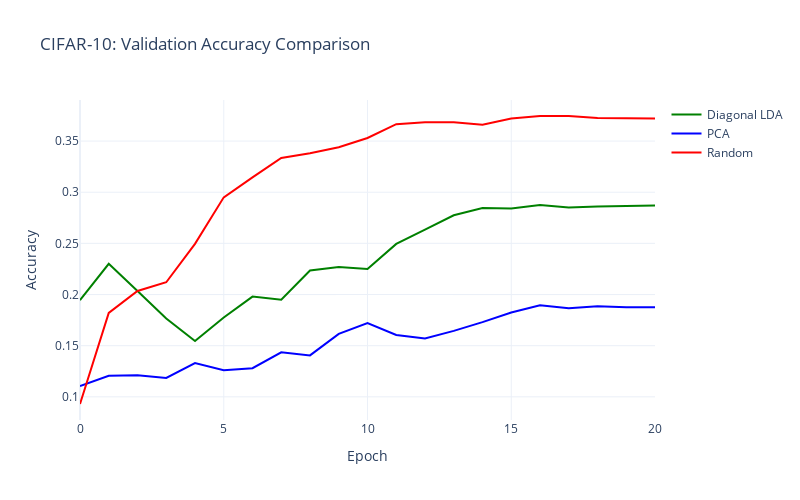

This figure's notebook cell:
### Code cell
print("Training randomly initialized CIFAR-10 model for comparison...")
model_cifar_random = Model.from_config(
    d_input=3072, d_hidden=256, d_output=10, n_layer=1, epochs=20
).to(device)

# Compute initial validation accuracy for random model (before training)
model_cifar_random.eval()
with torch.no_grad():
    val_logits_random = model_cifar_random(test_cifar_ds.x)
    val_preds_random = val_logits_random.argmax(dim=-1)
    initial_val_acc_random = (val_preds_random == test_cifar_ds.y).float().mean().item()
    initial_val_loss_random = model_cifar_random.criterion(
        val_logits_random, test_cifar_ds.y
    ).item()

print(f"Random model initial validation accuracy: {initial_val_acc_random * 100:.2f}%")

metrics_cifar_random = model_cifar_random.fit(train_cifar_ds, test_cifar_ds)
print(
    f"Random initialization final validation accuracy: {metrics_cifar_random['val/acc'].iloc[-1]:.3f}"
)

# Prepend initial metrics to random model dataframe

initial_metrics_random = pd.DataFrame(
    [
        {
            "train/loss": float("nan"),
            "train/acc": float("nan"),
            "val/loss": initial_val_loss_random,
            "val/acc": initial_val_acc_random,
        }
    ]
)
metrics_cifar_random = pd.concat(
    [initial_metrics_random, metrics_cifar_random], ignore_index=True
)

# Plot comparison


fig = go.Figure()
fig.add_trace(
    go.Scatter(
        x=metrics_cifar_diag.index,
        y=metrics_cifar_diag["val/acc"],
        name="Diagonal LDA",
        line=dict(color="green", width=2),
        marker=dict(size=4),
    )
)
fig.add_trace(
    go.Scatter(
        x=metrics_cifar_pca.index,
        y=metrics_cifar_pca["val/acc"],
        name="PCA",
        line=dict(color="blue", width=2),
        marker=dict(size=4),
    )
)
fig.add_trace(
    go.Scatter(
        x=metrics_cifar_random.index,
        y=metrics_cifar_random["val/acc"],
        name="Random",
        line=dict(color="red", width=2),
        marker=dict(size=4),
    )
)
fig.update_layout(
    title="CIFAR-10: Validation Accuracy Comparison",
    xaxis_title="Epoch",
    yaxis_title="Accuracy",
    template="plotly_white",
    width=800,
    height=500,
)
fig.show()

### Figure 1 — Plotly figure (JSON) as saved in the notebook; plotly's stock layout.template omitted (floating-point values rounded to 4 significant figures)
{"data": [{"line": {"color": "green", "width": 2}, "marker": {"size": 4}, "name": "Diagonal LDA", "type": "scatter", "x": [0, 1, 2, 3, 4, 5, 6, 7, 8, 9, 10, 11, 12, 13, 14, 15, 16, 17, 18, 19, 20], "y": [0.1945, 0.23, 0.2035, 0.1765, 0.1545, 0.1775, 0.198, 0.195, 0.2235, 0.227, 0.225, 0.2495, 0.2635, 0.2775, 0.2845, 0.284, 0.2875, 0.285, 0.286, 0.2865, 0.287]}, {"line": {"color": "blue", "width": 2}, "marker": {"size": 4}, "name": "PCA", "type": "scatter", "x": [0, 1, 2, 3, 4, 5, 6, 7, 8, 9, 10, 11, 12, 13, 14, 15, 16, 17, 18, 19, 20], "y": [0.1105, 0.1205, 0.121, 0.1185, 0.133, 0.126, 0.128, 0.1435, 0.1405, 0.1615, 0.172, 0.1605, 0.157, 0.1645, 0.173, 0.1825, 0.1895, 0.1865, 0.1885, 0.1875, 0.1875]}, {"line": {"color": "red", "width": 2}, "marker": {"size": 4}, "name": "Random", "type": "scatter", "x": [0, 1, 2, 3, 4, 5, 6, 7, 8, 9, 10, 11, 12, 13, 14, 15, 16, 17, 18, 19, 20], "y": [0.093, 0.182, 0.2035, 0.212, 0.2495, 0.295, 0.3145, 0.3335, 0.338, 0.344, 0.353, 0.3665, 0.3685, 0.3685, 0.366, 0.372, 0.3745, 0.3745, 0.3725, 0.372, 0.372]}], "layout": {"height": 500, "title": {"text": "CIFAR-10: Validation Accuracy Comparison"}, "width": 800, "xaxis": {"title": {"text": "Epoch"}}, "yaxis": {"title": {"text": "Accuracy"}}}}
